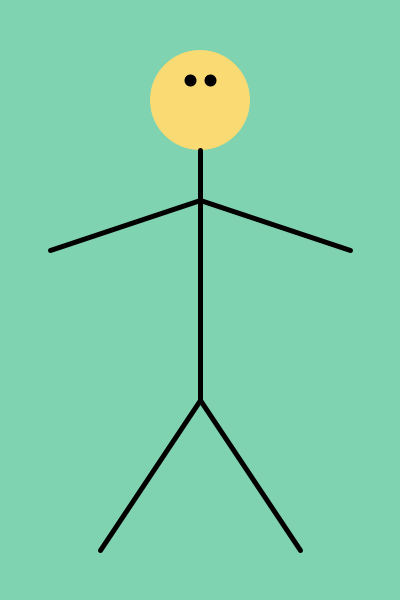
Frame 1 (no input)
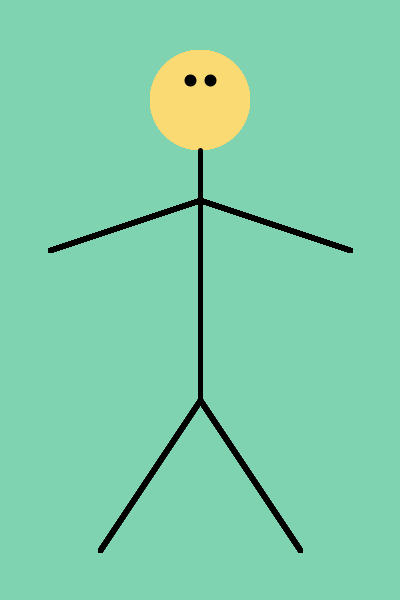
Frame 60 (the mouse pressed at the canvas centre just before this capture)
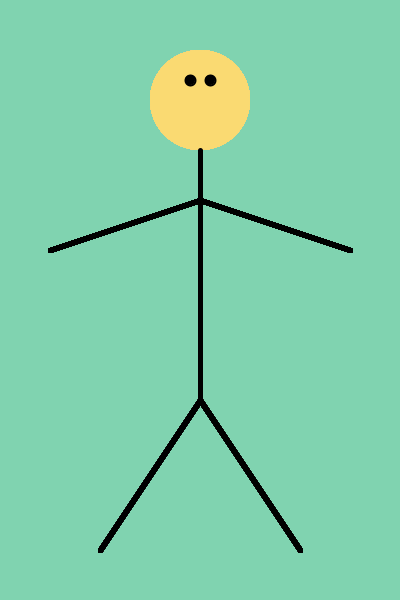
Frame 120 (the mouse held since frame 60 and released just before this capture)

The Processing sketch that drew these frames (run headless with seeded random() and noise(); from frame 60 on, the mouse is pressed at the canvas centre):

// Processing sketch: processing_86569
// ── processing_86569.pde

int ellipseSize = 100;

void setup(){
  size(400,600);
  background(128, 211, 176);
}

void draw(){
  noStroke();
  fill(250, 218, 114);
  ellipse(200, 100, ellipseSize, ellipseSize); //head
  
  fill(0);
  stroke(0);
  strokeWeight(2);  
  ellipse(190, 80, 10, 10); //lefteye
  ellipse(210, 80, 10, 10); //righteye

  stroke(0);
  strokeWeight(5); 
  line(200, 150, 200, 400); //body  
  line(50, 250, 200, 200 ); //right arm
  line(350, 250, 200, 200 ); //left arm
  line(100, 550, 200, 400 ); //right leg
  line(300, 550, 200, 400 ); //right leg
  
}
